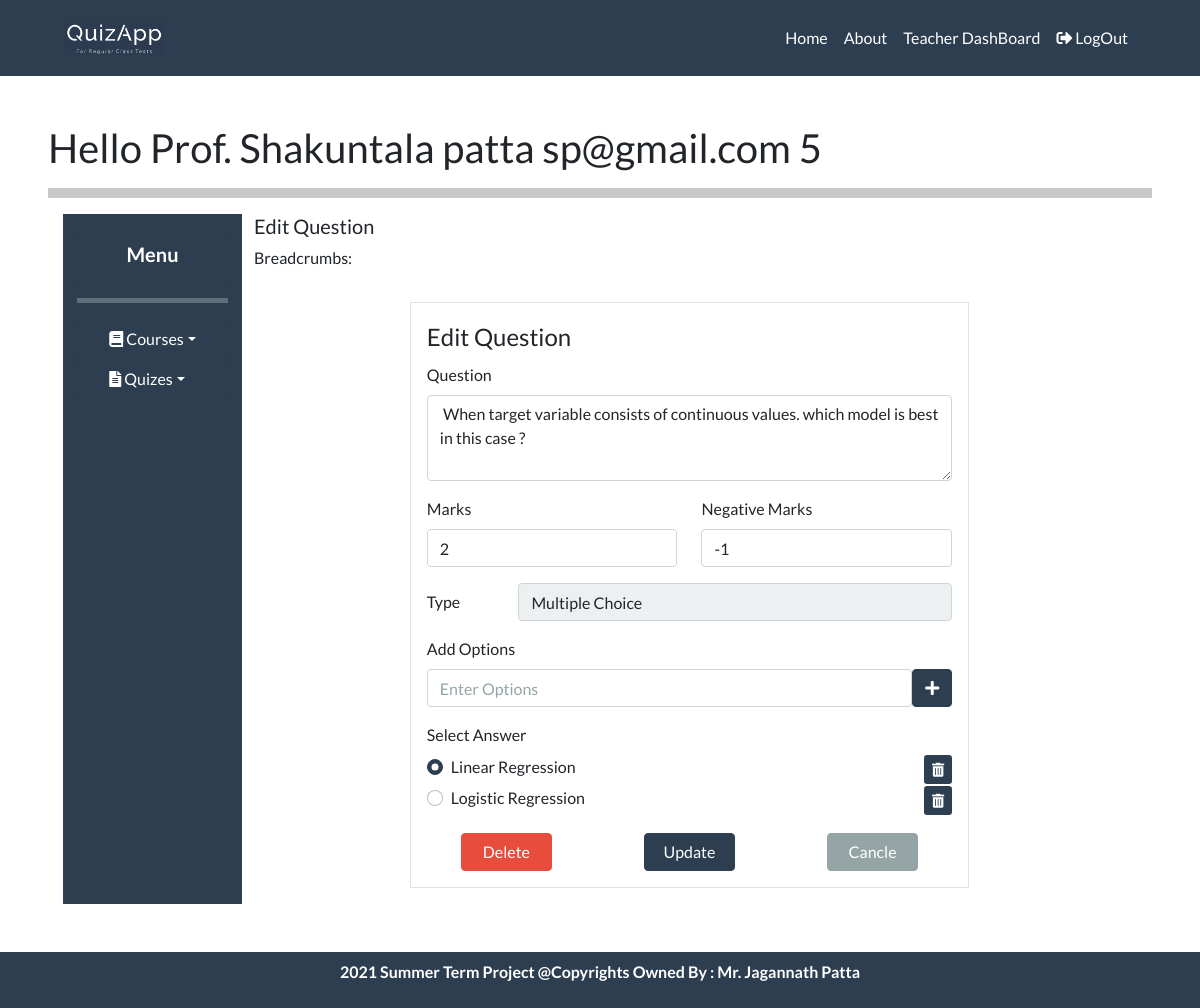
The page /teacher/EditQuestion?id=5 (signed in) on the database its author committed.
### tables this page shows
CREATE TABLE "Question" (
	"question_id"	INTEGER PRIMARY KEY AUTOINCREMENT,
	"course_id"	INTEGER NOT NULL,
	"quiz_id"	INTEGER NOT NULL,
	"question_type"	TEXT NOT NULL CHECK(question_type IN ('MCQ','MSQ','SA','LA','MF','FB')),
	"question_text"	TEXT NOT NULL,
	"question_marks"	NUMERIC NOT NULL,
	"question_neg_marks"	INTEGER NOT NULL,
	FOREIGN KEY("quiz_id") REFERENCES "Quiz"("quiz_id") ON DELETE CASCADE,
	FOREIGN KEY("course_id") REFERENCES "Course"("course_id") ON DELETE CASCADE
);

CREATE TABLE "Options" (
	"option_id"	INTEGER PRIMARY KEY AUTOINCREMENT,
	"question_id"	INTEGER NOT NULL,
	"option"	TEXT NOT NULL,
	FOREIGN KEY("question_id") REFERENCES "Question"("question_id") ON DELETE CASCADE
);

### Teacher/views.py (the view)
@breadcrumb('Edit Question')
def EditQuestion():
    page = check_user("/teacherSite/question.html")
    if len(page) > 1:
        return render_template(page[0] , msg = page[1])
    else:
        id = request.args.get('id',type = int)
        qid = request.args.get('qid',type = int)
        cid = request.args.get('cid',type = int)
        name = request.args.get('name', type= str)
        msg = request.args.get('msg1', type= str)
        if request.method == "POST":
            try:
                conn = sqlite3.connect("DataBase/quizAppDataBase.db")
                cursor = conn.cursor()
                prev_options = cursor.execute("SELECT OPTION from OPTIONS WHERE QUESTION_ID = ?", (id , )).fetchall()
                conn.commit()
                prev_ans = cursor.execute("SELECT ANSWER , OPTION_ID from ANSWERS WHERE QUESTION_ID = ?", (id , )).fetchall()
                conn.commit()
                prev_options = [i[0] for i in prev_options]
                print('prev_options' , prev_options)
                prev_ans = [i[0] for i in prev_ans]
                print('prev_ans' , prev_ans)
                prev_ans_oid = [i[1] for i in prev_ans]
                print('prev_ans_oid' , prev_ans_oid)
                ques_type = str(request.form["ques_type"])
                marks = str(request.form["marks"])
                neg_marks = str(request.form["neg_marks"])
                ques_text = str(request.form["question_text"]).strip()
                msg = 'Question Updated '
                Flag = False
                print("-------" , ques_text , '----', ques_type ,'----' , marks , neg_marks )
                if (ques_type == 'MCQ'):
                    option = request.form.getlist('opti[]')
                    answer = request.form.getlist('Rdopti[]')
                    if( len(option) >= 2 ) :
                        for opt in option:
                            msg += opt
                            if opt not in prev_options:
                                cursor.execute("INSERT INTO OPTIONS ( QUESTION_ID , OPTION ) VALUES (?,?)", ( id , opt ))
                                conn.commit()
                            print(opt)
                        for opt in prev_options:
                            if opt not in option:
                                cursor.execute(" DELETE FROM OPTIONS where OPTION = ? And QUESTION_ID = ?", ( opt, id ))
                                conn.commit()
                        Flag = True
                        print('ans', answer)
                        print('options', option)
                        for ans in answer:
                            if ans not in prev_ans:
                                op_id = cursor.execute("SELECT OPTION_ID from OPTIONS WHERE QUESTION_ID = ? And OPTION = ? ", (id , ans )).fetchone()
                                conn.commit()
                                print('op_id====0' , op_id)
                                cursor.execute("INSERT INTO ANSWERS ( QUESTION_ID , OPTION_ID , ANSWER ) VALUES (?,? , ?)", ( id , op_id[0] , ans ))
                                conn.commit()
                        for ans in prev_ans:
                            if ans not in answer:
                                op_id = cursor.execute("SELECT OPTION_ID from OPTIONS WHERE QUESTION_ID = ? And OPTION = ? ", (id , ans )).fetchone()
                                conn.commit()
                                print('op_id====0' , op_id)
                                cursor.execute("DELETE FROM ANSWERS where QUESTION_ID = ? AND OPTION_ID = ?", ( id , op_id[0] ))
                                conn.commit()
                        url = '/teacher/quiz?id='+str(qid)+'&msg1='+msg
                    else:
                        msg = "MCQ type question must have at least 2 options."
                        url = '/teacher/EditQuestion?id='+str(id)+'&cid='+str(cid)+'&qid='+str(qid)+'&name='+str(qid)+ '&msg1='+msg
                    print('ans', answer)
                    print('options', option)
                elif (ques_type == 'MSQ'):
                    option = request.form.getlist('opti[]')
                    answer = request.form.getlist('Rdopti[]')
                    if( len(option) >= 2 and len(answer) >= 1 ) :
                        for opt in option:
                            msg += opt
                            if opt not in prev_options:
                                cursor.execute("INSERT INTO OPTIONS ( QUESTION_ID , OPTION ) VALUES (?,?)", ( id , opt ))
                                conn.commit()
                            print(opt)
                        for opt in prev_options:
                            if opt not in option:
                                cursor.execute(" DELETE FROM OPTIONS where OPTION = ? And QUESTION_ID = ?", ( opt, id ))
                                conn.commit()
                        Flag = True
                        for ans in answer:
                            if ans not in prev_ans:
                                op_id = cursor.execute("SELECT OPTION_ID from OPTIONS WHERE QUESTION_ID = ? And OPTION = ? ", (id , ans )).fetchone()
                                conn.commit()
                                print('op_id====0' , op_id)
                                cursor.execute("INSERT INTO ANSWERS ( QUESTION_ID , OPTION_ID , ANSWER ) VALUES (?,? , ?)", ( id , op_id[0] , ans ))
                                conn.commit()
                        for ans in prev_ans:
                            if ans not in answer:
                                op_id = cursor.execute("SELECT OPTION_ID from OPTIONS WHERE QUESTION_ID = ? And OPTION = ? ", (id , ans )).fetchone()
                                conn.commit()
                                print('op_id====0' , op_id)
                                cursor.execute("DELETE FROM ANSWERS where QUESTION_ID = ? AND OPTION_ID = ?", ( id , op_id[0] ))
                                conn.commit()
                        url = '/teacher/quiz?id='+str(qid)+'&msg1='+msg
                    else:
                        msg = "MSQ type question must have at least 2 options. And Also don't forget to select answers."
                        url = '/teacher/EditQuestion?id='+str(id)+'&cid='+str(cid)+'&qid='+str(qid)+'&name='+str(qid)+ '&msg1='+msg
                    print('ans', ans)
                    print('options', option)
                elif (ques_type == 'SA'):
                    ans = str(request.form["short_ans_txt"]).strip()
                    if ans :
                        msg = ans
                        if len(prev_ans) == 0 :
                            cursor.execute("INSERT INTO ANSWERS ( QUESTION_ID , ANSWER ) VALUES (?,? )", ( id , ans ))
                            conn.commit()
                        else :
                            cursor.execute("UPDATE  ANSWERS SET ANSWER = ? where QUESTION_ID = ? ", ( ans , id ))
                            conn.commit()
                        print('ans', ans)
                        Flag = True
                        url = '/teacher/quiz?id='+str(qid)+'&msg1='+msg
                    else:
                        msg = "Short Answer can't be empty."
                        url = '/teacher/EditQuestion?id='+str(id)+'&cid='+str(cid)+'&qid='+str(qid)+'&name='+str(qid)+ '&msg1='+msg
                elif (ques_type == 'MF'):
                    option = request.form.getlist('opti[]')
                    msg = msg +  '|'.join(option)
                    print('option MF ----------=====' , option)
                    option = [ '|'.join(option[i:i + 2]) for i in range(0, len(option), 2)]
                    if( len(option) >= 2 ) :
                        for opt in option:
                            print(opt)
                            print(opt)
                            if opt not in prev_options:
                                cursor.execute("INSERT INTO OPTIONS ( QUESTION_ID , OPTION ) VALUES (?,?)", ( id , opt ))
                                conn.commit()
                        for opt in prev_options:
                            if opt not in option:
                                cursor.execute(" DELETE FROM OPTIONS where OPTION = ? And QUESTION_ID = ?", ( opt, id ))
                                conn.commit()
                        Flag = True
                        url = '/teacher/quiz?id='+str(qid)+'&msg1='+msg
                    else:
                        msg = "MF type question must have at least 2 Pairs."
                        url = '/teacher/EditQuestion?id='+str(id)+'&cid='+str(cid)+'&qid='+str(qid)+'&name='+str(qid)+ '&msg1='+msg
                    print('options', option)
                elif (ques_type == 'LA'):
                    Flag = True
                    url = '/teacher/quiz?id='+str(qid)+'&msg1='+msg
                elif (ques_type == 'FB'):
                    option = request.form.getlist('opti[]')
                    option = [ '|'.join(option[i:i + 2]) for i in range(0, len(option), 2)]
                    if( len(option) >= 2 ) :
                        for opt in option:
                            if opt not in prev_options:
                                print(opt)
                                cursor.execute("INSERT INTO OPTIONS ( QUESTION_ID , OPTION ) VALUES (?,?)", ( id , opt ))
                                conn.commit()
                        for opt in prev_options:
                            if opt not in option:
                                print(opt)
                                cursor.execute(" DELETE FROM OPTIONS where OPTION = ? And QUESTION_ID = ?", ( opt, id ))
                                conn.commit()
                        Flag = True
                        url = '/teacher/quiz?id='+str(qid)+'&msg1='+msg
                    else:
                        msg = "MF type question must have at least 2 Pairs."
                        url = '/teacher/EditQuestion?id='+str(id)+'&cid='+str(cid)+'&qid='+str(qid)+'&name='+str(qid)+ '&msg1='+msg
                    print('options', option)
                if ( Flag ):
                    cursor.execute("UPDATE QUESTION SET QUESTION_TEXT = ?, QUESTION_MARKS = ?, QUESTION_NEG_MARKS = ? WHERE QUESTION_ID = ? AND QUIZ_ID = ?",
                            ( ques_text , marks , neg_marks , id , qid ))
                    conn.commit()
                    sum_marks = cursor.execute("select sum(question_marks) from Question where quiz_id = ?", (qid , )).fetchone()[0]
                    cursor.execute("UPDATE QUIZ SET quiz_marks = ? WHERE QUIZ_ID = ?", ( sum_marks , qid ))
                    conn.commit()
                cursor.close()
                conn.close()
            except Exception as e:
                msg = "Some Error Adding: " + str(e)
                url = '/teacher/EditQuestion?id='+str(id)+'&cid='+str(cid)+'&qid='+str(qid)+'&name='+str(qid)+ '&msg1='+msg
            return redirect(url) #render_template(page[0] , quiz = quiz)
        else:
            try:
                conn = sqlite3.connect("DataBase/quizAppDataBase.db")
                cursor = conn.cursor()
                question = cursor.execute("SELECT * from QUESTION WHERE QUESTION_ID = ?", (id , )).fetchone()
                options = cursor.execute("SELECT QUESTION_ID , OPTION from OPTIONS WHERE QUESTION_ID = ?", (id , )).fetchall()
                conn.commit()
                answer = cursor.execute("SELECT ANSWER from ANSWERS WHERE QUESTION_ID = ?", (id , )).fetchall()
                conn.commit()
                answer =  [i[0] for i in answer]
                cursor.close()
                conn.close()
                if( (question[3] == 'MF') or (question[3] == 'FB') ):
                    mof_opt = []
                    for opt in options:
                        print('opt====' , opt[1])
                        mof_opt.append((opt[0] ,  opt[1].split('|') ))
                    options = mof_opt
                print('options' , options)
                print('answer' , answer)
                return render_template(page[0] , question = question , options = options , answer = answer, msg1 = msg )
            except Exception as e:
                msg = "Some Error: " + str(e)
                return render_template(page[0] , msg1 = msg ) # return redirect(url)

### templates/teacherSite/question.html (shortened to what this page needs)
{% extends "/teacherSite/teacherHome.html" %}
{% block body %}
<div class="p-sm-3">
    <form class="p-3 border col-md-8 offset-md-2"  action="/teacher/EditQuestion?id={{question[0]}}&cid={{question[1]}}&qid={{question[2]}}" method="post">
        <fieldset>
                <legend> Edit Question </legend>
                <div class="form-group">
                    <label for="question_text" class="form-label"> Question  </label>
                    <textarea class="form-control" required id="question_text" name="question_text" rows="3" > {{question[4]}} </textarea>
                </div>
                <div class="row">
                    <div class="form-group col-md-6">
                        <label for="marks" class="form-label"> Marks </label>
                        <input type="number" required class="form-control" id="marks" name="marks" value={{question[5]}} min="1">
                    </div>
                    <div class="form-group col-md-6">
                        <label for="neg_marks" class="form-label"> Negative Marks </label>
                        <input type="number" required class="form-control" id="neg_marks" name="neg_marks" value={{question[6]}} max="0">
                    </div>
                </div>
                {% if question[3] == 'MCQ' : %}
                    <div class="form-group row">
                        <label for="" class="col-sm-2 col-form-label">Type</label>
                        <div class="col-sm-10">
                        <input type="text" readonly="" class="form-control" id="" value="Multiple Choice">
                        </div>
                    </div>
                    <label> Add Options </label>
                    <div id="options">
                        <div class="form-group d-flex">
                            <input type="text" class="form-control opt" id="opt" name="opt[]" rows="1" placeholder="Enter Options"  >
                            <a class="btn btn-primary" id="AddOpt" > <i class="fas fa-plus"></i> </a>
                        </div>
                        <fieldset class="form-group" id ="answer"  >
                            <label class="form-label">Select Answer</label>
                            {% for option in options :  %}
                            <div class="form-check d-flex">
                            <label class="form-check-label">
                                {% if option[1] in answer : %}
                                <input type="radio" required class="form-check-input" name="Rdopti[]" id="Rdopti[]" value="{{option[1]}}" checked>
                                {% else %}
                                <input type="radio" required class="form-check-input" name="Rdopti[]" id="Rdopti[]" value="{{option[1]}}">
                                {% endif %}
                                {{option[1]}}
                            </label>
                            <a href="#" class="delete btn-primary btn-sm ml-auto"> <i class="fas fa-trash-alt"></i> </a>
                            </div>
                            {% endfor %}
                        </fieldset>
                    </div>
                {% endif %}
                <div class="row">
                    <a class="col-2 offset-1 btn btn-danger" onclick="deleteQuest('{{ question[0] }}' , '{{ question[2] }}')" type="button"> Delete </a>
                    <input class="col-2 offset-2 btn btn-primary" type="submit" value="Update" >
                    <a class="col-2 offset-2 btn btn-secondary" onclick="cancle('{{ question[2] }}')" type="button"> Cancle </a>
                </div>
        </fieldset>
    </form>
</div>
{% endblock %}

### rows shown on the page
Question: question_text "When target variable consists of continuous values. which model is best in this case ?", marks "2", neg_marks "-1"
Options: option "Linear Regression"
Options: option "Logistic Regression"

### other values the page prints
{{ session['username'] }} "Shakuntala patta"
{{ session['email'] }} "sp@gmail.com"
{{ session['role_id'] }} "5"
{{ g.title }} "Edit Question"
